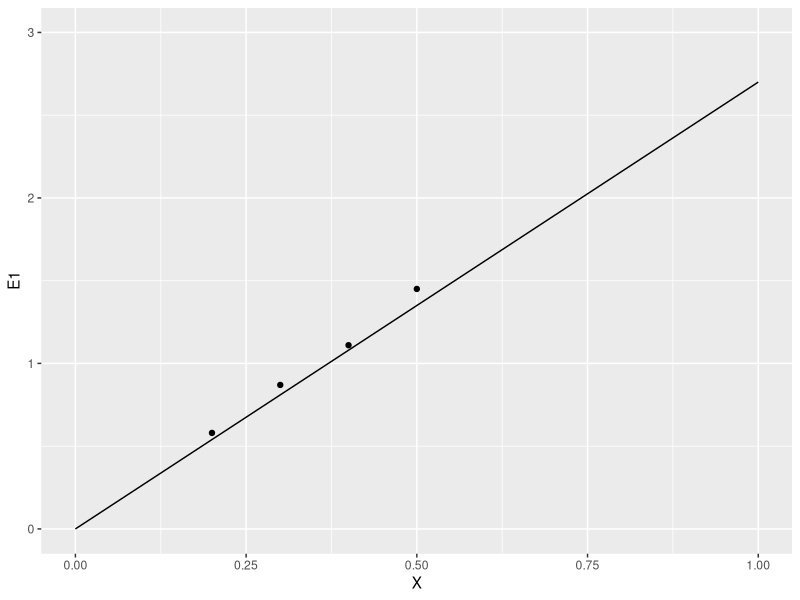

Generate this figure with R:
library(ggplot2)

E1 <- c(0.58,0.87,1.11,1.45)
X <- c(0.2,0.3,0.4,0.5) 

Xl <- c(0,0.1,0.2,0.3,0.4,0.5,0.6,0.7,0.8,0.9,1) 
E1f <- 2.7*Xl
dat <- data.frame(X,E1,"data")
colnames(dat) <- c("X","E1","description")
f <- data.frame(Xl,E1f,"ruby")
colnames(f) <- c("X","E1","description")
j = rbind(dat,f)

p <- ggplot() 
p + geom_point(data = dat, aes(x=X, y= E1, description='data')) + geom_line(data = f, aes(x=X, y=E1)) + scale_x_continuous(limits = c(0, 1)) + scale_y_continuous(limits = c(0, 3))
#p2 <- ggplot(dat, aes( X, E1p ))
#p2 + geom_line() + scale_x_continuous(limits = c(0, 1)) + scale_y_continuous(limits = c(0, 3))
